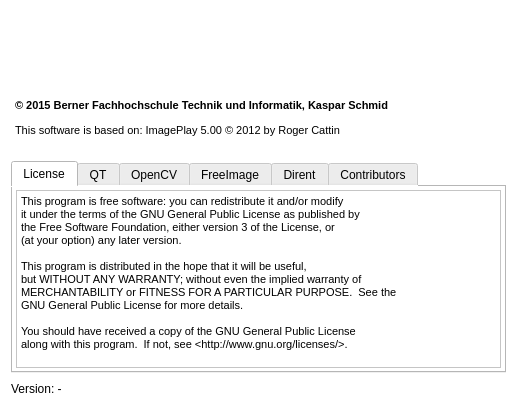
<?xml version="1.0" encoding="UTF-8"?>
<ui version="4.0">
 <class>AboutWindow</class>
 <widget class="QDialog" name="AboutWindow">
  <property name="geometry">
   <rect>
    <x>0</x>
    <y>0</y>
    <width>517</width>
    <height>410</height>
   </rect>
  </property>
  <property name="minimumSize">
   <size>
    <width>517</width>
    <height>410</height>
   </size>
  </property>
  <property name="maximumSize">
   <size>
    <width>517</width>
    <height>410</height>
   </size>
  </property>
  <property name="windowTitle">
   <string>About</string>
  </property>
  <property name="styleSheet">
   <string notr="true">background:white;</string>
  </property>
  <layout class="QVBoxLayout" name="verticalLayout">
   <item>
    <widget class="QLabel" name="label">
     <property name="minimumSize">
      <size>
       <width>0</width>
       <height>78</height>
      </size>
     </property>
     <property name="styleSheet">
      <string notr="true">background: url(:/about_logo.png) no-repeat;</string>
     </property>
     <property name="text">
      <string/>
     </property>
    </widget>
   </item>
   <item>
    <widget class="QTextEdit" name="textEdit_2">
     <property name="maximumSize">
      <size>
       <width>16777215</width>
       <height>60</height>
      </size>
     </property>
     <property name="frameShape">
      <enum>QFrame::NoFrame</enum>
     </property>
     <property name="readOnly">
      <bool>true</bool>
     </property>
     <property name="html">
      <string>&lt;!DOCTYPE HTML PUBLIC &quot;-//W3C//DTD HTML 4.0//EN&quot; &quot;http://www.w3.org/TR/REC-html40/strict.dtd&quot;&gt;
&lt;html&gt;&lt;head&gt;&lt;meta name=&quot;qrichtext&quot; content=&quot;1&quot; /&gt;&lt;style type=&quot;text/css&quot;&gt;
p, li { white-space: pre-wrap; }
&lt;/style&gt;&lt;/head&gt;&lt;body style=&quot; font-family:'MS Shell Dlg 2'; font-size:8.25pt; font-weight:400; font-style:normal;&quot;&gt;
&lt;p style=&quot; margin-top:12px; margin-bottom:12px; margin-left:0px; margin-right:0px; -qt-block-indent:0; text-indent:0px;&quot;&gt;&lt;span style=&quot; font-weight:600;&quot;&gt;© 2015 Berner Fachhochschule Technik und Informatik, Kaspar Schmid&lt;/span&gt;&lt;/p&gt;
&lt;p style=&quot; margin-top:12px; margin-bottom:12px; margin-left:0px; margin-right:0px; -qt-block-indent:0; text-indent:0px;&quot;&gt;This software is based on: ImagePlay 5.00 © 2012 by Roger Cattin&lt;/p&gt;&lt;/body&gt;&lt;/html&gt;</string>
     </property>
    </widget>
   </item>
   <item>
    <widget class="QTabWidget" name="tabWidget">
     <property name="currentIndex">
      <number>0</number>
     </property>
     <widget class="QWidget" name="tab">
      <attribute name="title">
       <string>License</string>
      </attribute>
      <layout class="QVBoxLayout" name="verticalLayout_2">
       <property name="leftMargin">
        <number>3</number>
       </property>
       <property name="topMargin">
        <number>3</number>
       </property>
       <property name="rightMargin">
        <number>3</number>
       </property>
       <property name="bottomMargin">
        <number>3</number>
       </property>
       <item>
        <widget class="QTextEdit" name="textEdit">
         <property name="readOnly">
          <bool>true</bool>
         </property>
         <property name="html">
          <string>&lt;!DOCTYPE HTML PUBLIC &quot;-//W3C//DTD HTML 4.0//EN&quot; &quot;http://www.w3.org/TR/REC-html40/strict.dtd&quot;&gt;
&lt;html&gt;&lt;head&gt;&lt;meta name=&quot;qrichtext&quot; content=&quot;1&quot; /&gt;&lt;style type=&quot;text/css&quot;&gt;
p, li { white-space: pre-wrap; }
&lt;/style&gt;&lt;/head&gt;&lt;body style=&quot; font-family:'MS Shell Dlg 2'; font-size:8.25pt; font-weight:400; font-style:normal;&quot;&gt;
&lt;p style=&quot; margin-top:0px; margin-bottom:0px; margin-left:0px; margin-right:0px; -qt-block-indent:0; text-indent:0px;&quot;&gt;&lt;span style=&quot; font-size:8pt;&quot;&gt;This program is free software: you can redistribute it and/or modify&lt;/span&gt;&lt;/p&gt;
&lt;p style=&quot; margin-top:0px; margin-bottom:0px; margin-left:0px; margin-right:0px; -qt-block-indent:0; text-indent:0px;&quot;&gt;&lt;span style=&quot; font-size:8pt;&quot;&gt;it under the terms of the GNU General Public License as published by&lt;/span&gt;&lt;/p&gt;
&lt;p style=&quot; margin-top:0px; margin-bottom:0px; margin-left:0px; margin-right:0px; -qt-block-indent:0; text-indent:0px;&quot;&gt;&lt;span style=&quot; font-size:8pt;&quot;&gt;the Free Software Foundation, either version 3 of the License, or&lt;/span&gt;&lt;/p&gt;
&lt;p style=&quot; margin-top:0px; margin-bottom:0px; margin-left:0px; margin-right:0px; -qt-block-indent:0; text-indent:0px;&quot;&gt;&lt;span style=&quot; font-size:8pt;&quot;&gt;(at your option) any later version.&lt;/span&gt;&lt;/p&gt;
&lt;p style=&quot;-qt-paragraph-type:empty; margin-top:0px; margin-bottom:0px; margin-left:0px; margin-right:0px; -qt-block-indent:0; text-indent:0px; font-size:8pt;&quot;&gt;&lt;br /&gt;&lt;/p&gt;
&lt;p style=&quot; margin-top:0px; margin-bottom:0px; margin-left:0px; margin-right:0px; -qt-block-indent:0; text-indent:0px;&quot;&gt;&lt;span style=&quot; font-size:8pt;&quot;&gt;This program is distributed in the hope that it will be useful,&lt;/span&gt;&lt;/p&gt;
&lt;p style=&quot; margin-top:0px; margin-bottom:0px; margin-left:0px; margin-right:0px; -qt-block-indent:0; text-indent:0px;&quot;&gt;&lt;span style=&quot; font-size:8pt;&quot;&gt;but WITHOUT ANY WARRANTY; without even the implied warranty of&lt;/span&gt;&lt;/p&gt;
&lt;p style=&quot; margin-top:0px; margin-bottom:0px; margin-left:0px; margin-right:0px; -qt-block-indent:0; text-indent:0px;&quot;&gt;&lt;span style=&quot; font-size:8pt;&quot;&gt;MERCHANTABILITY or FITNESS FOR A PARTICULAR PURPOSE.  See the&lt;/span&gt;&lt;/p&gt;
&lt;p style=&quot; margin-top:0px; margin-bottom:0px; margin-left:0px; margin-right:0px; -qt-block-indent:0; text-indent:0px;&quot;&gt;&lt;span style=&quot; font-size:8pt;&quot;&gt;GNU General Public License for more details.&lt;/span&gt;&lt;/p&gt;
&lt;p style=&quot;-qt-paragraph-type:empty; margin-top:0px; margin-bottom:0px; margin-left:0px; margin-right:0px; -qt-block-indent:0; text-indent:0px; font-size:8pt;&quot;&gt;&lt;br /&gt;&lt;/p&gt;
&lt;p style=&quot; margin-top:0px; margin-bottom:0px; margin-left:0px; margin-right:0px; -qt-block-indent:0; text-indent:0px;&quot;&gt;&lt;span style=&quot; font-size:8pt;&quot;&gt;You should have received a copy of the GNU General Public License&lt;/span&gt;&lt;/p&gt;
&lt;p style=&quot; margin-top:0px; margin-bottom:0px; margin-left:0px; margin-right:0px; -qt-block-indent:0; text-indent:0px;&quot;&gt;&lt;span style=&quot; font-size:8pt;&quot;&gt;along with this program.  If not, see &amp;lt;http://www.gnu.org/licenses/&amp;gt;.&lt;/span&gt;&lt;/p&gt;&lt;/body&gt;&lt;/html&gt;</string>
         </property>
        </widget>
       </item>
      </layout>
     </widget>
     <widget class="QWidget" name="tab_3">
      <attribute name="title">
       <string>QT</string>
      </attribute>
      <layout class="QVBoxLayout" name="verticalLayout_4">
       <property name="leftMargin">
        <number>3</number>
       </property>
       <property name="topMargin">
        <number>3</number>
       </property>
       <property name="rightMargin">
        <number>3</number>
       </property>
       <property name="bottomMargin">
        <number>3</number>
       </property>
       <item>
        <widget class="QTextEdit" name="textEdit_3">
         <property name="readOnly">
          <bool>true</bool>
         </property>
         <property name="html">
          <string>&lt;!DOCTYPE HTML PUBLIC &quot;-//W3C//DTD HTML 4.0//EN&quot; &quot;http://www.w3.org/TR/REC-html40/strict.dtd&quot;&gt;
&lt;html&gt;&lt;head&gt;&lt;meta name=&quot;qrichtext&quot; content=&quot;1&quot; /&gt;&lt;style type=&quot;text/css&quot;&gt;
p, li { white-space: pre-wrap; }
&lt;/style&gt;&lt;/head&gt;&lt;body style=&quot; font-family:'MS Shell Dlg 2'; font-size:8.25pt; font-weight:400; font-style:normal;&quot;&gt;
&lt;p style=&quot; margin-top:0px; margin-bottom:0px; margin-left:0px; margin-right:0px; -qt-block-indent:0; text-indent:0px;&quot;&gt;Qt is available under a commercial license with various pricing models&lt;/p&gt;
&lt;p style=&quot; margin-top:0px; margin-bottom:0px; margin-left:0px; margin-right:0px; -qt-block-indent:0; text-indent:0px;&quot;&gt;and packages that meet a variety of needs. Commercial Qt license keeps&lt;/p&gt;
&lt;p style=&quot; margin-top:0px; margin-bottom:0px; margin-left:0px; margin-right:0px; -qt-block-indent:0; text-indent:0px;&quot;&gt;your code proprietary where only you can control and monetize on your&lt;/p&gt;
&lt;p style=&quot; margin-top:0px; margin-bottom:0px; margin-left:0px; margin-right:0px; -qt-block-indent:0; text-indent:0px;&quot;&gt;end product’s development, user experience and distribution. You also&lt;/p&gt;
&lt;p style=&quot; margin-top:0px; margin-bottom:0px; margin-left:0px; margin-right:0px; -qt-block-indent:0; text-indent:0px;&quot;&gt;get great perks like additional functionality, productivity enhancing&lt;/p&gt;
&lt;p style=&quot; margin-top:0px; margin-bottom:0px; margin-left:0px; margin-right:0px; -qt-block-indent:0; text-indent:0px;&quot;&gt;tools, world-class support and a close strategic relationship with&lt;/p&gt;
&lt;p style=&quot; margin-top:0px; margin-bottom:0px; margin-left:0px; margin-right:0px; -qt-block-indent:0; text-indent:0px;&quot;&gt;The Qt Company to make sure your product and development goals are met.&lt;/p&gt;
&lt;p style=&quot;-qt-paragraph-type:empty; margin-top:0px; margin-bottom:0px; margin-left:0px; margin-right:0px; -qt-block-indent:0; text-indent:0px;&quot;&gt;&lt;br /&gt;&lt;/p&gt;
&lt;p style=&quot; margin-top:0px; margin-bottom:0px; margin-left:0px; margin-right:0px; -qt-block-indent:0; text-indent:0px;&quot;&gt;Qt has been created under the belief of open development and providing&lt;/p&gt;
&lt;p style=&quot; margin-top:0px; margin-bottom:0px; margin-left:0px; margin-right:0px; -qt-block-indent:0; text-indent:0px;&quot;&gt;freedom and choice to developers. To support that, The Qt Company also&lt;/p&gt;
&lt;p style=&quot; margin-top:0px; margin-bottom:0px; margin-left:0px; margin-right:0px; -qt-block-indent:0; text-indent:0px;&quot;&gt;licenses Qt under open source licenses, where most of the functionality&lt;/p&gt;
&lt;p style=&quot; margin-top:0px; margin-bottom:0px; margin-left:0px; margin-right:0px; -qt-block-indent:0; text-indent:0px;&quot;&gt;is available under LGPLv3 or LGPLv2.1. It should be noted that some&lt;/p&gt;
&lt;p style=&quot; margin-top:0px; margin-bottom:0px; margin-left:0px; margin-right:0px; -qt-block-indent:0; text-indent:0px;&quot;&gt;components are available only under LGPLv3. In order to preserve the true&lt;/p&gt;
&lt;p style=&quot; margin-top:0px; margin-bottom:0px; margin-left:0px; margin-right:0px; -qt-block-indent:0; text-indent:0px;&quot;&gt;meaning of open development and uphold the spirit of free software, it is&lt;/p&gt;
&lt;p style=&quot; margin-top:0px; margin-bottom:0px; margin-left:0px; margin-right:0px; -qt-block-indent:0; text-indent:0px;&quot;&gt;imperative that the rules and regulations of open source licenses are&lt;/p&gt;
&lt;p style=&quot; margin-top:0px; margin-bottom:0px; margin-left:0px; margin-right:0px; -qt-block-indent:0; text-indent:0px;&quot;&gt;followed. If you use Qt under open-source licenses, you need to make sure&lt;/p&gt;
&lt;p style=&quot; margin-top:0px; margin-bottom:0px; margin-left:0px; margin-right:0px; -qt-block-indent:0; text-indent:0px;&quot;&gt;that you comply with all the licenses of the components you use.&lt;/p&gt;
&lt;p style=&quot;-qt-paragraph-type:empty; margin-top:0px; margin-bottom:0px; margin-left:0px; margin-right:0px; -qt-block-indent:0; text-indent:0px;&quot;&gt;&lt;br /&gt;&lt;/p&gt;
&lt;p style=&quot; margin-top:0px; margin-bottom:0px; margin-left:0px; margin-right:0px; -qt-block-indent:0; text-indent:0px;&quot;&gt;Qt also contains some 3rd party components that are available under&lt;/p&gt;
&lt;p style=&quot; margin-top:0px; margin-bottom:0px; margin-left:0px; margin-right:0px; -qt-block-indent:0; text-indent:0px;&quot;&gt;different open-source licenses. Please refer to the documentation for more&lt;/p&gt;
&lt;p style=&quot; margin-top:0px; margin-bottom:0px; margin-left:0px; margin-right:0px; -qt-block-indent:0; text-indent:0px;&quot;&gt;details on 3rd party licenses used in Qt.&lt;/p&gt;&lt;/body&gt;&lt;/html&gt;</string>
         </property>
        </widget>
       </item>
      </layout>
     </widget>
     <widget class="QWidget" name="tab_4">
      <attribute name="title">
       <string>OpenCV</string>
      </attribute>
      <layout class="QVBoxLayout" name="verticalLayout_5">
       <property name="leftMargin">
        <number>3</number>
       </property>
       <property name="topMargin">
        <number>3</number>
       </property>
       <property name="rightMargin">
        <number>3</number>
       </property>
       <property name="bottomMargin">
        <number>3</number>
       </property>
       <item>
        <widget class="QTextEdit" name="textEdit_4">
         <property name="readOnly">
          <bool>true</bool>
         </property>
         <property name="html">
          <string>&lt;!DOCTYPE HTML PUBLIC &quot;-//W3C//DTD HTML 4.0//EN&quot; &quot;http://www.w3.org/TR/REC-html40/strict.dtd&quot;&gt;
&lt;html&gt;&lt;head&gt;&lt;meta name=&quot;qrichtext&quot; content=&quot;1&quot; /&gt;&lt;style type=&quot;text/css&quot;&gt;
p, li { white-space: pre-wrap; }
&lt;/style&gt;&lt;/head&gt;&lt;body style=&quot; font-family:'MS Shell Dlg 2'; font-size:8.25pt; font-weight:400; font-style:normal;&quot;&gt;
&lt;p style=&quot; margin-top:0px; margin-bottom:0px; margin-left:0px; margin-right:0px; -qt-block-indent:0; text-indent:0px;&quot;&gt;By downloading, copying, installing or using the software you agree to this license.&lt;/p&gt;
&lt;p style=&quot; margin-top:0px; margin-bottom:0px; margin-left:0px; margin-right:0px; -qt-block-indent:0; text-indent:0px;&quot;&gt;If you do not agree to this license, do not download, install,&lt;/p&gt;
&lt;p style=&quot; margin-top:0px; margin-bottom:0px; margin-left:0px; margin-right:0px; -qt-block-indent:0; text-indent:0px;&quot;&gt;copy or use the software.&lt;/p&gt;
&lt;p style=&quot;-qt-paragraph-type:empty; margin-top:0px; margin-bottom:0px; margin-left:0px; margin-right:0px; -qt-block-indent:0; text-indent:0px;&quot;&gt;&lt;br /&gt;&lt;/p&gt;
&lt;p style=&quot;-qt-paragraph-type:empty; margin-top:0px; margin-bottom:0px; margin-left:0px; margin-right:0px; -qt-block-indent:0; text-indent:0px;&quot;&gt;&lt;br /&gt;&lt;/p&gt;
&lt;p style=&quot; margin-top:0px; margin-bottom:0px; margin-left:0px; margin-right:0px; -qt-block-indent:0; text-indent:0px;&quot;&gt;                          License Agreement&lt;/p&gt;
&lt;p style=&quot; margin-top:0px; margin-bottom:0px; margin-left:0px; margin-right:0px; -qt-block-indent:0; text-indent:0px;&quot;&gt;               For Open Source Computer Vision Library&lt;/p&gt;
&lt;p style=&quot; margin-top:0px; margin-bottom:0px; margin-left:0px; margin-right:0px; -qt-block-indent:0; text-indent:0px;&quot;&gt;                       (3-clause BSD License)&lt;/p&gt;
&lt;p style=&quot;-qt-paragraph-type:empty; margin-top:0px; margin-bottom:0px; margin-left:0px; margin-right:0px; -qt-block-indent:0; text-indent:0px;&quot;&gt;&lt;br /&gt;&lt;/p&gt;
&lt;p style=&quot; margin-top:0px; margin-bottom:0px; margin-left:0px; margin-right:0px; -qt-block-indent:0; text-indent:0px;&quot;&gt;Redistribution and use in source and binary forms, with or without modification,&lt;/p&gt;
&lt;p style=&quot; margin-top:0px; margin-bottom:0px; margin-left:0px; margin-right:0px; -qt-block-indent:0; text-indent:0px;&quot;&gt;are permitted provided that the following conditions are met:&lt;/p&gt;
&lt;p style=&quot;-qt-paragraph-type:empty; margin-top:0px; margin-bottom:0px; margin-left:0px; margin-right:0px; -qt-block-indent:0; text-indent:0px;&quot;&gt;&lt;br /&gt;&lt;/p&gt;
&lt;p style=&quot; margin-top:0px; margin-bottom:0px; margin-left:0px; margin-right:0px; -qt-block-indent:0; text-indent:0px;&quot;&gt;  * Redistributions of source code must retain the above copyright notice,&lt;/p&gt;
&lt;p style=&quot; margin-top:0px; margin-bottom:0px; margin-left:0px; margin-right:0px; -qt-block-indent:0; text-indent:0px;&quot;&gt;    this list of conditions and the following disclaimer.&lt;/p&gt;
&lt;p style=&quot;-qt-paragraph-type:empty; margin-top:0px; margin-bottom:0px; margin-left:0px; margin-right:0px; -qt-block-indent:0; text-indent:0px;&quot;&gt;&lt;br /&gt;&lt;/p&gt;
&lt;p style=&quot; margin-top:0px; margin-bottom:0px; margin-left:0px; margin-right:0px; -qt-block-indent:0; text-indent:0px;&quot;&gt;  * Redistributions in binary form must reproduce the above copyright notice,&lt;/p&gt;
&lt;p style=&quot; margin-top:0px; margin-bottom:0px; margin-left:0px; margin-right:0px; -qt-block-indent:0; text-indent:0px;&quot;&gt;    this list of conditions and the following disclaimer in the documentation&lt;/p&gt;
&lt;p style=&quot; margin-top:0px; margin-bottom:0px; margin-left:0px; margin-right:0px; -qt-block-indent:0; text-indent:0px;&quot;&gt;    and/or other materials provided with the distribution.&lt;/p&gt;
&lt;p style=&quot;-qt-paragraph-type:empty; margin-top:0px; margin-bottom:0px; margin-left:0px; margin-right:0px; -qt-block-indent:0; text-indent:0px;&quot;&gt;&lt;br /&gt;&lt;/p&gt;
&lt;p style=&quot; margin-top:0px; margin-bottom:0px; margin-left:0px; margin-right:0px; -qt-block-indent:0; text-indent:0px;&quot;&gt;  * Neither the names of the copyright holders nor the names of the contributors&lt;/p&gt;
&lt;p style=&quot; margin-top:0px; margin-bottom:0px; margin-left:0px; margin-right:0px; -qt-block-indent:0; text-indent:0px;&quot;&gt;    may be used to endorse or promote products derived from this software&lt;/p&gt;
&lt;p style=&quot; margin-top:0px; margin-bottom:0px; margin-left:0px; margin-right:0px; -qt-block-indent:0; text-indent:0px;&quot;&gt;    without specific prior written permission.&lt;/p&gt;
&lt;p style=&quot;-qt-paragraph-type:empty; margin-top:0px; margin-bottom:0px; margin-left:0px; margin-right:0px; -qt-block-indent:0; text-indent:0px;&quot;&gt;&lt;br /&gt;&lt;/p&gt;
&lt;p style=&quot; margin-top:0px; margin-bottom:0px; margin-left:0px; margin-right:0px; -qt-block-indent:0; text-indent:0px;&quot;&gt;This software is provided by the copyright holders and contributors &amp;quot;as is&amp;quot; and&lt;/p&gt;
&lt;p style=&quot; margin-top:0px; margin-bottom:0px; margin-left:0px; margin-right:0px; -qt-block-indent:0; text-indent:0px;&quot;&gt;any express or implied warranties, including, but not limited to, the implied&lt;/p&gt;
&lt;p style=&quot; margin-top:0px; margin-bottom:0px; margin-left:0px; margin-right:0px; -qt-block-indent:0; text-indent:0px;&quot;&gt;warranties of merchantability and fitness for a particular purpose are disclaimed.&lt;/p&gt;
&lt;p style=&quot; margin-top:0px; margin-bottom:0px; margin-left:0px; margin-right:0px; -qt-block-indent:0; text-indent:0px;&quot;&gt;In no event shall copyright holders or contributors be liable for any direct,&lt;/p&gt;
&lt;p style=&quot; margin-top:0px; margin-bottom:0px; margin-left:0px; margin-right:0px; -qt-block-indent:0; text-indent:0px;&quot;&gt;indirect, incidental, special, exemplary, or consequential damages&lt;/p&gt;
&lt;p style=&quot; margin-top:0px; margin-bottom:0px; margin-left:0px; margin-right:0px; -qt-block-indent:0; text-indent:0px;&quot;&gt;(including, but not limited to, procurement of substitute goods or services;&lt;/p&gt;
&lt;p style=&quot; margin-top:0px; margin-bottom:0px; margin-left:0px; margin-right:0px; -qt-block-indent:0; text-indent:0px;&quot;&gt;loss of use, data, or profits; or business interruption) however caused&lt;/p&gt;
&lt;p style=&quot; margin-top:0px; margin-bottom:0px; margin-left:0px; margin-right:0px; -qt-block-indent:0; text-indent:0px;&quot;&gt;and on any theory of liability, whether in contract, strict liability,&lt;/p&gt;
&lt;p style=&quot; margin-top:0px; margin-bottom:0px; margin-left:0px; margin-right:0px; -qt-block-indent:0; text-indent:0px;&quot;&gt;or tort (including negligence or otherwise) arising in any way out of&lt;/p&gt;
&lt;p style=&quot; margin-top:0px; margin-bottom:0px; margin-left:0px; margin-right:0px; -qt-block-indent:0; text-indent:0px;&quot;&gt;the use of this software, even if advised of the possibility of such damage.&lt;/p&gt;
&lt;p style=&quot;-qt-paragraph-type:empty; margin-top:0px; margin-bottom:0px; margin-left:0px; margin-right:0px; -qt-block-indent:0; text-indent:0px;&quot;&gt;&lt;br /&gt;&lt;/p&gt;&lt;/body&gt;&lt;/html&gt;</string>
         </property>
        </widget>
       </item>
      </layout>
     </widget>
     <widget class="QWidget" name="tab_5">
      <attribute name="title">
       <string>FreeImage</string>
      </attribute>
      <layout class="QVBoxLayout" name="verticalLayout_6">
       <property name="leftMargin">
        <number>3</number>
       </property>
       <property name="topMargin">
        <number>3</number>
       </property>
       <property name="rightMargin">
        <number>3</number>
       </property>
       <property name="bottomMargin">
        <number>3</number>
       </property>
       <item>
        <widget class="QTextEdit" name="textEdit_5">
         <property name="readOnly">
          <bool>true</bool>
         </property>
         <property name="html">
          <string>&lt;!DOCTYPE HTML PUBLIC &quot;-//W3C//DTD HTML 4.0//EN&quot; &quot;http://www.w3.org/TR/REC-html40/strict.dtd&quot;&gt;
&lt;html&gt;&lt;head&gt;&lt;meta name=&quot;qrichtext&quot; content=&quot;1&quot; /&gt;&lt;style type=&quot;text/css&quot;&gt;
p, li { white-space: pre-wrap; }
&lt;/style&gt;&lt;/head&gt;&lt;body style=&quot; font-family:'MS Shell Dlg 2'; font-size:8.25pt; font-weight:400; font-style:normal;&quot;&gt;
&lt;p style=&quot; margin-top:0px; margin-bottom:0px; margin-left:0px; margin-right:0px; -qt-block-indent:0; text-indent:0px;&quot;&gt;&lt;span style=&quot; font-size:8pt;&quot;&gt;This software uses the FreeImage open source image library. See http://freeimage.sourceforge.net for details.&lt;/span&gt;&lt;/p&gt;
&lt;p style=&quot;-qt-paragraph-type:empty; margin-top:0px; margin-bottom:0px; margin-left:0px; margin-right:0px; -qt-block-indent:0; text-indent:0px; font-size:8pt;&quot;&gt;&lt;br /&gt;&lt;/p&gt;
&lt;p style=&quot; margin-top:0px; margin-bottom:0px; margin-left:0px; margin-right:0px; -qt-block-indent:0; text-indent:0px;&quot;&gt;&lt;span style=&quot; font-size:8pt;&quot;&gt;FreeImage is used under the (GNU GPL or FIPL), version (license version).&lt;/span&gt;&lt;/p&gt;&lt;/body&gt;&lt;/html&gt;</string>
         </property>
        </widget>
       </item>
      </layout>
     </widget>
     <widget class="QWidget" name="tab_2">
      <attribute name="title">
       <string>Dirent</string>
      </attribute>
      <layout class="QVBoxLayout" name="verticalLayout_3">
       <property name="leftMargin">
        <number>3</number>
       </property>
       <property name="topMargin">
        <number>3</number>
       </property>
       <property name="rightMargin">
        <number>3</number>
       </property>
       <property name="bottomMargin">
        <number>3</number>
       </property>
       <item>
        <widget class="QTextEdit" name="textEdit_6">
         <property name="html">
          <string>&lt;!DOCTYPE HTML PUBLIC &quot;-//W3C//DTD HTML 4.0//EN&quot; &quot;http://www.w3.org/TR/REC-html40/strict.dtd&quot;&gt;
&lt;html&gt;&lt;head&gt;&lt;meta name=&quot;qrichtext&quot; content=&quot;1&quot; /&gt;&lt;style type=&quot;text/css&quot;&gt;
p, li { white-space: pre-wrap; }
&lt;/style&gt;&lt;/head&gt;&lt;body style=&quot; font-family:'MS Shell Dlg 2'; font-size:8.25pt; font-weight:400; font-style:normal;&quot;&gt;
&lt;p style=&quot; margin-top:0px; margin-bottom:0px; margin-left:0px; margin-right:0px; -qt-block-indent:0; text-indent:0px;&quot;&gt;&lt;span style=&quot; font-size:8pt;&quot;&gt;Copyright Kevlin Henney, 1997, 2003, 2012. All rights reserved.&lt;/span&gt;&lt;/p&gt;
&lt;p style=&quot;-qt-paragraph-type:empty; margin-top:0px; margin-bottom:0px; margin-left:0px; margin-right:0px; -qt-block-indent:0; text-indent:0px; font-size:8pt;&quot;&gt;&lt;br /&gt;&lt;/p&gt;
&lt;p style=&quot; margin-top:0px; margin-bottom:0px; margin-left:0px; margin-right:0px; -qt-block-indent:0; text-indent:0px;&quot;&gt;&lt;span style=&quot; font-size:8pt;&quot;&gt;Permission to use, copy, modify, and distribute this software and its&lt;/span&gt;&lt;/p&gt;
&lt;p style=&quot; margin-top:0px; margin-bottom:0px; margin-left:0px; margin-right:0px; -qt-block-indent:0; text-indent:0px;&quot;&gt;&lt;span style=&quot; font-size:8pt;&quot;&gt;documentation for any purpose is hereby granted without fee, provided&lt;/span&gt;&lt;/p&gt;
&lt;p style=&quot; margin-top:0px; margin-bottom:0px; margin-left:0px; margin-right:0px; -qt-block-indent:0; text-indent:0px;&quot;&gt;&lt;span style=&quot; font-size:8pt;&quot;&gt;that this copyright and permissions notice appear in all copies and&lt;/span&gt;&lt;/p&gt;
&lt;p style=&quot; margin-top:0px; margin-bottom:0px; margin-left:0px; margin-right:0px; -qt-block-indent:0; text-indent:0px;&quot;&gt;&lt;span style=&quot; font-size:8pt;&quot;&gt;derivatives.&lt;/span&gt;&lt;/p&gt;
&lt;p style=&quot;-qt-paragraph-type:empty; margin-top:0px; margin-bottom:0px; margin-left:0px; margin-right:0px; -qt-block-indent:0; text-indent:0px; font-size:8pt;&quot;&gt;&lt;br /&gt;&lt;/p&gt;
&lt;p style=&quot; margin-top:0px; margin-bottom:0px; margin-left:0px; margin-right:0px; -qt-block-indent:0; text-indent:0px;&quot;&gt;&lt;span style=&quot; font-size:8pt;&quot;&gt;This software is supplied &amp;quot;as is&amp;quot; without express or implied warranty.&lt;/span&gt;&lt;/p&gt;
&lt;p style=&quot;-qt-paragraph-type:empty; margin-top:0px; margin-bottom:0px; margin-left:0px; margin-right:0px; -qt-block-indent:0; text-indent:0px; font-size:8pt;&quot;&gt;&lt;br /&gt;&lt;/p&gt;
&lt;p style=&quot; margin-top:0px; margin-bottom:0px; margin-left:0px; margin-right:0px; -qt-block-indent:0; text-indent:0px;&quot;&gt;&lt;span style=&quot; font-size:8pt;&quot;&gt;But that said, if there are any problems please get in touch.&lt;/span&gt;&lt;/p&gt;&lt;/body&gt;&lt;/html&gt;</string>
         </property>
        </widget>
       </item>
      </layout>
     </widget>
     <widget class="QWidget" name="tab_6">
      <attribute name="title">
       <string>Contributors</string>
      </attribute>
      <layout class="QVBoxLayout" name="verticalLayout_7">
       <item>
        <widget class="QPlainTextEdit" name="plainTextEdit">
         <property name="readOnly">
          <bool>true</bool>
         </property>
         <property name="plainText">
          <string>Thanks to our contributors on GitHub:

l00mi, mfrischknecht, ladotonia, costypetrisor, leni536</string>
         </property>
        </widget>
       </item>
      </layout>
     </widget>
    </widget>
   </item>
   <item>
    <widget class="QLabel" name="labelVersion">
     <property name="minimumSize">
      <size>
       <width>0</width>
       <height>20</height>
      </size>
     </property>
     <property name="maximumSize">
      <size>
       <width>16777215</width>
       <height>20</height>
      </size>
     </property>
     <property name="text">
      <string>Version: -</string>
     </property>
    </widget>
   </item>
  </layout>
 </widget>
 <resources/>
 <connections/>
</ui>
